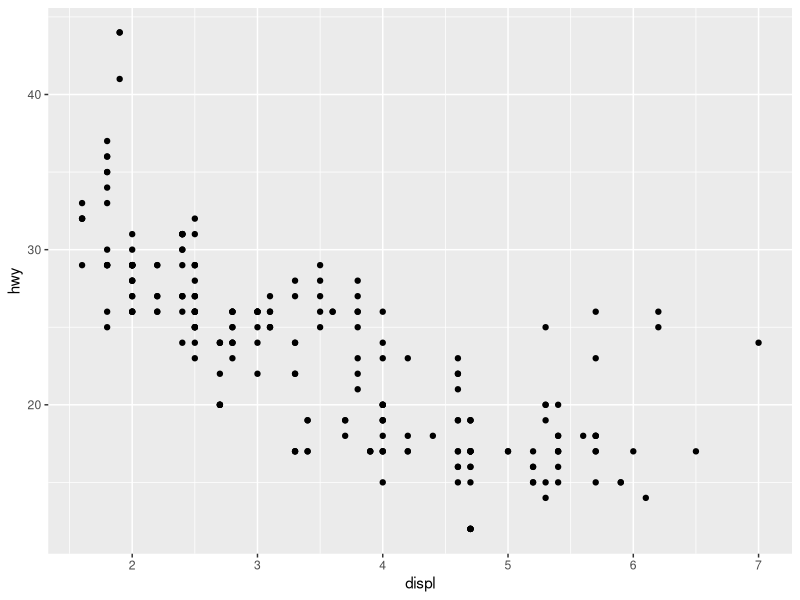
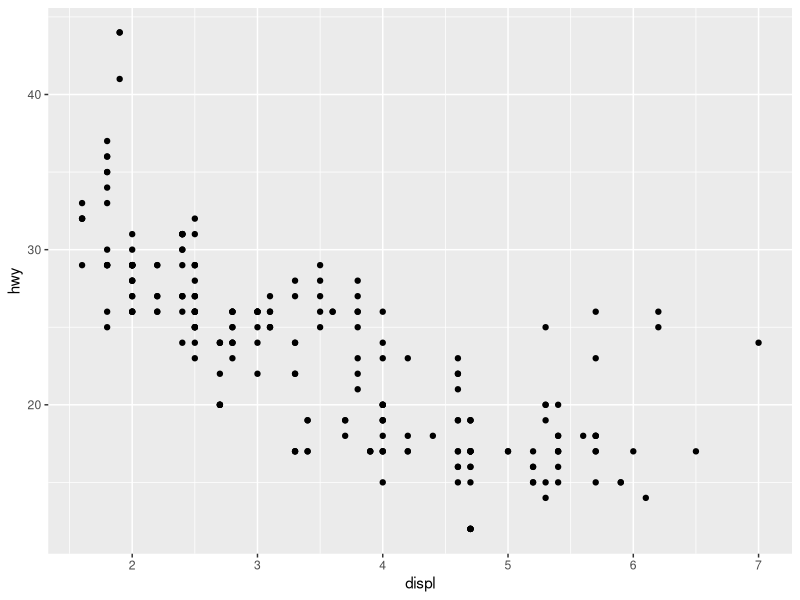
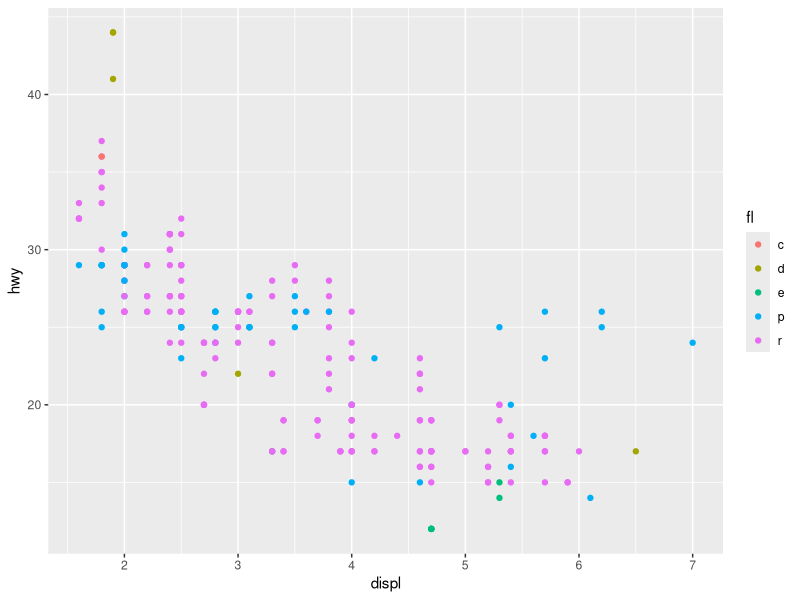
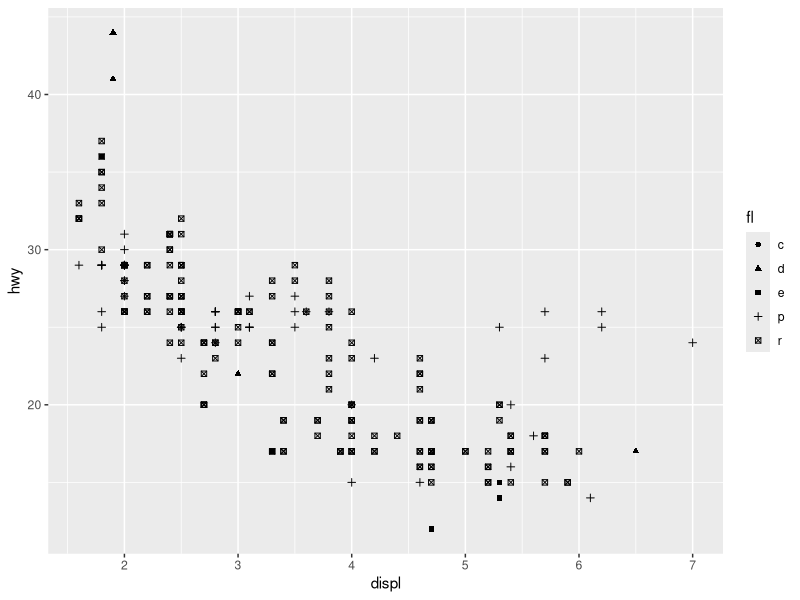
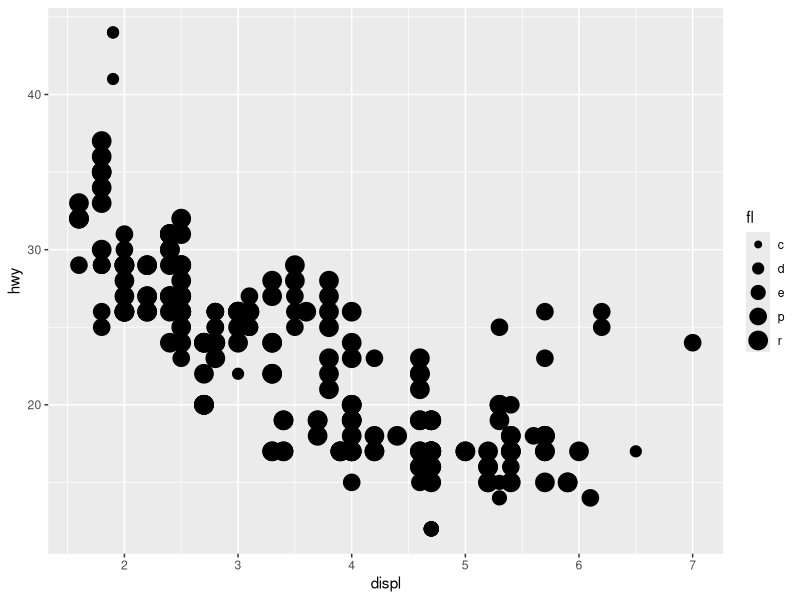
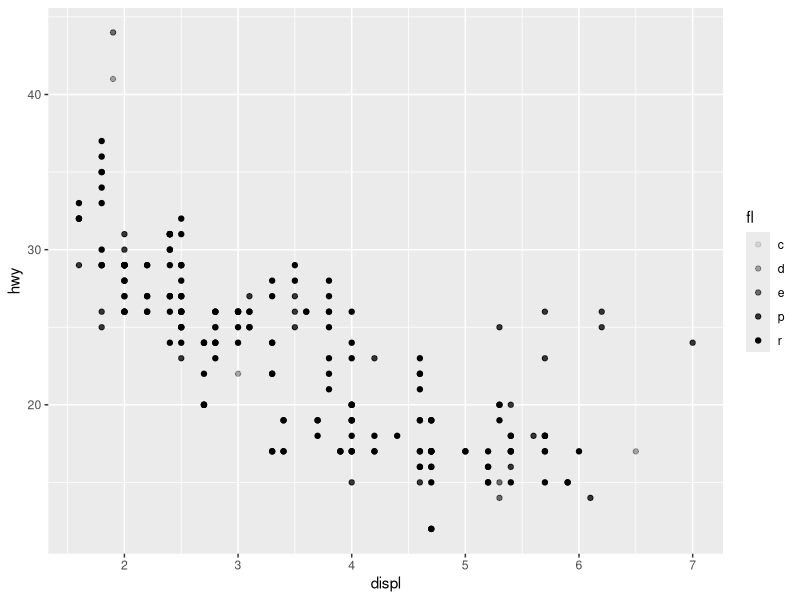
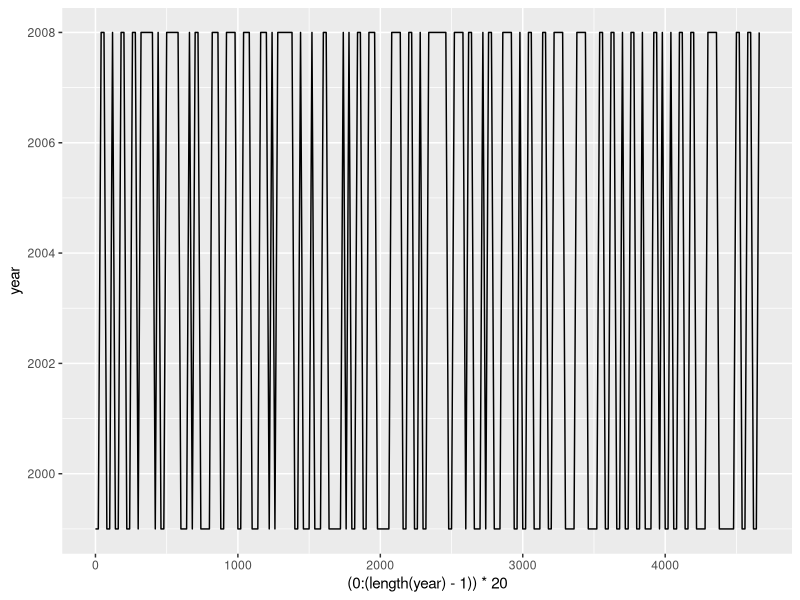
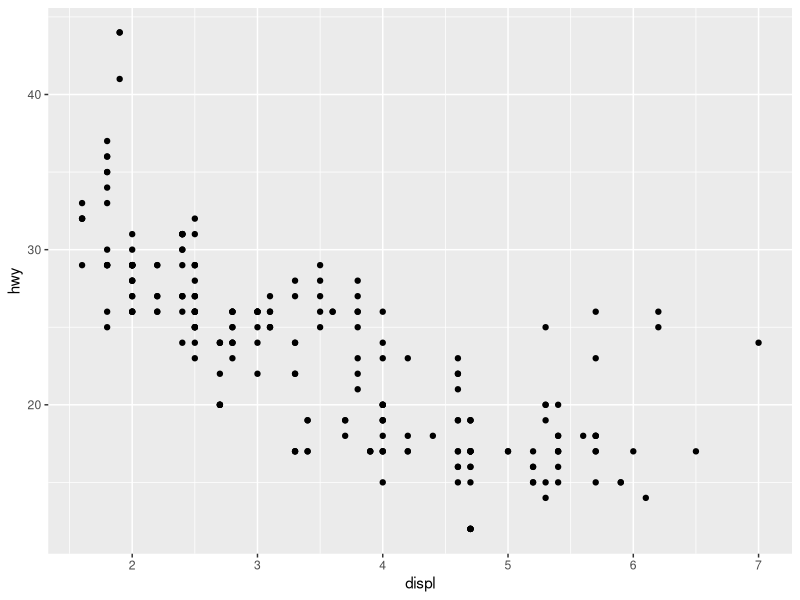

Reproduce these figures in R, in order.
library(tidyverse)
library(datasets)

ggplot(data = mpg, 
       mapping = aes(x = displ,
                     y = hwy)) +
  geom_point()

# oder Kurzform

ggplot(mpg, aes(displ, hwy)) +
  geom_point()


ggplot(mpg, aes(displ, hwy, color = fl)) +
  geom_point()

ggplot(mpg, aes(displ, hwy, shape = fl)) +
  geom_point()

ggplot(mpg, aes(displ, hwy, size = fl)) +
  geom_point()

ggplot(mpg, aes(displ, hwy, alpha = fl)) +
  geom_point()

# line plot
ggplot(mpg, aes(x = (0:(length(year)-1))*20, y = year)) +
  geom_line()


ggplot(mpg, 
       aes(displ, hwy)) +
  geom_point()


ggplot(data = mpg) +
  geom_point(aes(x = displ, y = hwy)) + 
  geom_abline(intercept = lm(mpg$hwy ~ mpg$displ)$coefficients[1], 
              slope = lm(mpg$hwy ~ mpg$displ)$coefficients[2])
